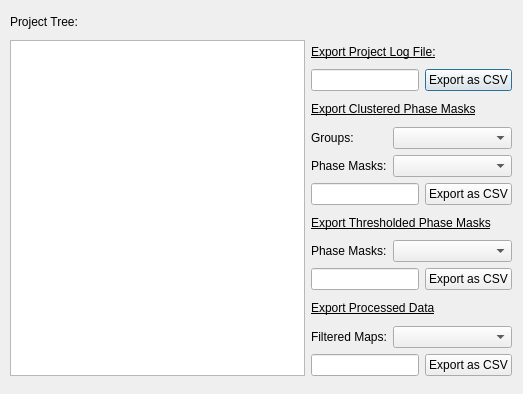
<?xml version="1.0" encoding="UTF-8"?>
<ui version="4.0">
 <class>Export_Dialog</class>
 <widget class="QDialog" name="Export_Dialog">
  <property name="geometry">
   <rect>
    <x>0</x>
    <y>0</y>
    <width>523</width>
    <height>394</height>
   </rect>
  </property>
  <property name="sizePolicy">
   <sizepolicy hsizetype="Fixed" vsizetype="Fixed">
    <horstretch>0</horstretch>
    <verstretch>0</verstretch>
   </sizepolicy>
  </property>
  <property name="maximumSize">
   <size>
    <width>523</width>
    <height>394</height>
   </size>
  </property>
  <property name="windowTitle">
   <string>QACD- Export Arrays</string>
  </property>
  <property name="windowIcon">
   <iconset resource="ProjectManager.qrc">
    <normaloff>:/main_icon/16x16.png</normaloff>:/main_icon/16x16.png</iconset>
  </property>
  <widget class="QWidget" name="">
   <property name="geometry">
    <rect>
     <x>10</x>
     <y>10</y>
     <width>502</width>
     <height>366</height>
    </rect>
   </property>
   <layout class="QGridLayout" name="gridLayout">
    <item row="0" column="0">
     <widget class="QLabel" name="label_tree">
      <property name="text">
       <string>Project Tree:</string>
      </property>
     </widget>
    </item>
    <item row="1" column="0" rowspan="12">
     <widget class="QTreeView" name="treeView"/>
    </item>
    <item row="1" column="1" colspan="4">
     <widget class="QLabel" name="label_1_log">
      <property name="font">
       <font>
        <underline>true</underline>
       </font>
      </property>
      <property name="text">
       <string>Export Project Log File:</string>
      </property>
     </widget>
    </item>
    <item row="2" column="1" colspan="3">
     <widget class="QLineEdit" name="line_Log"/>
    </item>
    <item row="2" column="4">
     <widget class="QPushButton" name="push_Log">
      <property name="text">
       <string>Export as CSV</string>
      </property>
     </widget>
    </item>
    <item row="3" column="1" colspan="4">
     <widget class="QLabel" name="label_2_Clust">
      <property name="font">
       <font>
        <underline>true</underline>
       </font>
      </property>
      <property name="text">
       <string>Export Clustered Phase Masks</string>
      </property>
     </widget>
    </item>
    <item row="6" column="1" colspan="3">
     <widget class="QLineEdit" name="line_Cluster"/>
    </item>
    <item row="6" column="4">
     <widget class="QPushButton" name="push_Cluster">
      <property name="text">
       <string>Export as CSV</string>
      </property>
     </widget>
    </item>
    <item row="7" column="1" colspan="4">
     <widget class="QLabel" name="label_3_Thresh">
      <property name="font">
       <font>
        <underline>true</underline>
       </font>
      </property>
      <property name="text">
       <string>Export Thresholded Phase Masks</string>
      </property>
     </widget>
    </item>
    <item row="8" column="1">
     <widget class="QLabel" name="label_3a_Masks">
      <property name="text">
       <string>Phase Masks:</string>
      </property>
     </widget>
    </item>
    <item row="9" column="1" colspan="3">
     <widget class="QLineEdit" name="line_Thresh"/>
    </item>
    <item row="9" column="4">
     <widget class="QPushButton" name="push_thresh">
      <property name="text">
       <string>Export as CSV</string>
      </property>
     </widget>
    </item>
    <item row="10" column="1" colspan="4">
     <widget class="QLabel" name="label_4_Data">
      <property name="font">
       <font>
        <underline>true</underline>
       </font>
      </property>
      <property name="text">
       <string>Export Processed Data</string>
      </property>
     </widget>
    </item>
    <item row="11" column="1">
     <widget class="QLabel" name="label_4a_Maps">
      <property name="text">
       <string>Filtered Maps:</string>
      </property>
     </widget>
    </item>
    <item row="11" column="2" colspan="3">
     <widget class="QComboBox" name="combo_4a_Maps"/>
    </item>
    <item row="12" column="1" colspan="3">
     <widget class="QLineEdit" name="line_Data"/>
    </item>
    <item row="12" column="4">
     <widget class="QPushButton" name="push_Data">
      <property name="text">
       <string>Export as CSV</string>
      </property>
     </widget>
    </item>
    <item row="4" column="1">
     <widget class="QLabel" name="label_2a_Groups">
      <property name="text">
       <string>Groups:</string>
      </property>
     </widget>
    </item>
    <item row="4" column="2" colspan="3">
     <widget class="QComboBox" name="combo_2a_Groups"/>
    </item>
    <item row="5" column="1">
     <widget class="QLabel" name="label_2b_Masks">
      <property name="text">
       <string>Phase Masks:</string>
      </property>
     </widget>
    </item>
    <item row="5" column="2" colspan="3">
     <widget class="QComboBox" name="combo_2b_Masks"/>
    </item>
    <item row="8" column="2" colspan="3">
     <widget class="QComboBox" name="combo_3a_Masks"/>
    </item>
   </layout>
  </widget>
 </widget>
 <resources>
  <include location="ProjectManager.qrc"/>
 </resources>
 <connections/>
</ui>
